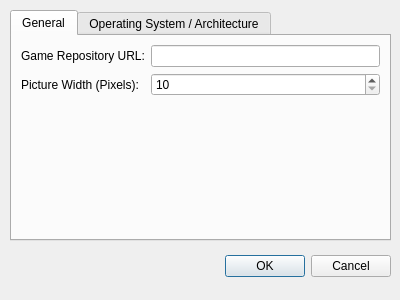
<?xml version="1.0" encoding="UTF-8"?>
<ui version="4.0">
 <class>Dialog</class>
 <widget class="QDialog" name="Dialog">
  <property name="geometry">
   <rect>
    <x>0</x>
    <y>0</y>
    <width>400</width>
    <height>300</height>
   </rect>
  </property>
  <property name="windowTitle">
   <string>Settings</string>
  </property>
  <widget class="QDialogButtonBox" name="buttonBox">
   <property name="geometry">
    <rect>
     <x>50</x>
     <y>250</y>
     <width>341</width>
     <height>32</height>
    </rect>
   </property>
   <property name="orientation">
    <enum>Qt::Horizontal</enum>
   </property>
   <property name="standardButtons">
    <set>QDialogButtonBox::Cancel|QDialogButtonBox::Ok</set>
   </property>
  </widget>
  <widget class="QTabWidget" name="tabWidget">
   <property name="geometry">
    <rect>
     <x>10</x>
     <y>10</y>
     <width>381</width>
     <height>231</height>
    </rect>
   </property>
   <property name="currentIndex">
    <number>0</number>
   </property>
   <widget class="QWidget" name="tab">
    <attribute name="title">
     <string>General</string>
    </attribute>
    <layout class="QGridLayout" name="gridLayout">
     <item row="0" column="0">
      <layout class="QFormLayout" name="formLayout">
       <property name="fieldGrowthPolicy">
        <enum>QFormLayout::AllNonFixedFieldsGrow</enum>
       </property>
       <item row="0" column="0">
        <widget class="QLabel" name="gameRepositoryURLLabel">
         <property name="text">
          <string>Game Repository URL:</string>
         </property>
        </widget>
       </item>
       <item row="0" column="1">
        <widget class="QLineEdit" name="gameRepositoryURLLineEdit"/>
       </item>
       <item row="1" column="0">
        <widget class="QLabel" name="pictureWidthPixelsLabel">
         <property name="text">
          <string>Picture Width (Pixels):</string>
         </property>
        </widget>
       </item>
       <item row="1" column="1">
        <widget class="QSpinBox" name="pictureWidthPixelsSpinBox">
         <property name="minimum">
          <number>10</number>
         </property>
         <property name="maximum">
          <number>800</number>
         </property>
        </widget>
       </item>
      </layout>
     </item>
    </layout>
   </widget>
   <widget class="QWidget" name="tab_2">
    <attribute name="title">
     <string>Operating System / Architecture</string>
    </attribute>
    <layout class="QGridLayout" name="gridLayout_2">
     <item row="0" column="0">
      <layout class="QFormLayout" name="formLayout_2">
       <item row="1" column="0">
        <widget class="QLabel" name="detectedOperatingSystemLabel">
         <property name="text">
          <string>Detected Operating System:</string>
         </property>
        </widget>
       </item>
       <item row="1" column="1">
        <widget class="QWidget" name="detectedOperatingSystemWidget" native="true">
         <widget class="QLabel" name="detectedOperatingSystem">
          <property name="geometry">
           <rect>
            <x>0</x>
            <y>0</y>
            <width>161</width>
            <height>17</height>
           </rect>
          </property>
          <property name="text">
           <string>Change Me</string>
          </property>
         </widget>
        </widget>
       </item>
       <item row="0" column="0" colspan="2">
        <widget class="QWidget" name="infoWidget" native="true">
         <layout class="QHBoxLayout" name="horizontalLayout">
          <item>
           <widget class="QLabel" name="infoLabel">
            <property name="sizePolicy">
             <sizepolicy hsizetype="Expanding" vsizetype="Expanding">
              <horstretch>0</horstretch>
              <verstretch>0</verstretch>
             </sizepolicy>
            </property>
            <property name="text">
             <string>Please double check the following settings:
(Values may differ slightly)</string>
            </property>
            <property name="alignment">
             <set>Qt::AlignCenter</set>
            </property>
           </widget>
          </item>
         </layout>
        </widget>
       </item>
       <item row="2" column="0">
        <widget class="QLabel" name="detectedArchitectureLabel">
         <property name="text">
          <string>Detected Architecture:</string>
         </property>
        </widget>
       </item>
       <item row="2" column="1">
        <widget class="QWidget" name="detectedArchitectureWidget" native="true">
         <widget class="QLabel" name="detectedArchitecture">
          <property name="geometry">
           <rect>
            <x>0</x>
            <y>0</y>
            <width>161</width>
            <height>17</height>
           </rect>
          </property>
          <property name="text">
           <string>Change Me</string>
          </property>
         </widget>
        </widget>
       </item>
       <item row="3" column="0">
        <widget class="QLabel" name="operatingSystemLabel">
         <property name="text">
          <string>Operating System:</string>
         </property>
        </widget>
       </item>
       <item row="3" column="1">
        <widget class="QComboBox" name="operatingSystemComboBox"/>
       </item>
       <item row="4" column="0">
        <widget class="QLabel" name="architectureLabel">
         <property name="text">
          <string>Architecture:</string>
         </property>
        </widget>
       </item>
       <item row="4" column="1">
        <widget class="QComboBox" name="architectureComboBox"/>
       </item>
      </layout>
     </item>
    </layout>
   </widget>
  </widget>
 </widget>
 <resources/>
 <connections>
  <connection>
   <sender>buttonBox</sender>
   <signal>accepted()</signal>
   <receiver>Dialog</receiver>
   <slot>accept()</slot>
   <hints>
    <hint type="sourcelabel">
     <x>248</x>
     <y>254</y>
    </hint>
    <hint type="destinationlabel">
     <x>157</x>
     <y>274</y>
    </hint>
   </hints>
  </connection>
  <connection>
   <sender>buttonBox</sender>
   <signal>rejected()</signal>
   <receiver>Dialog</receiver>
   <slot>reject()</slot>
   <hints>
    <hint type="sourcelabel">
     <x>316</x>
     <y>260</y>
    </hint>
    <hint type="destinationlabel">
     <x>286</x>
     <y>274</y>
    </hint>
   </hints>
  </connection>
 </connections>
</ui>
